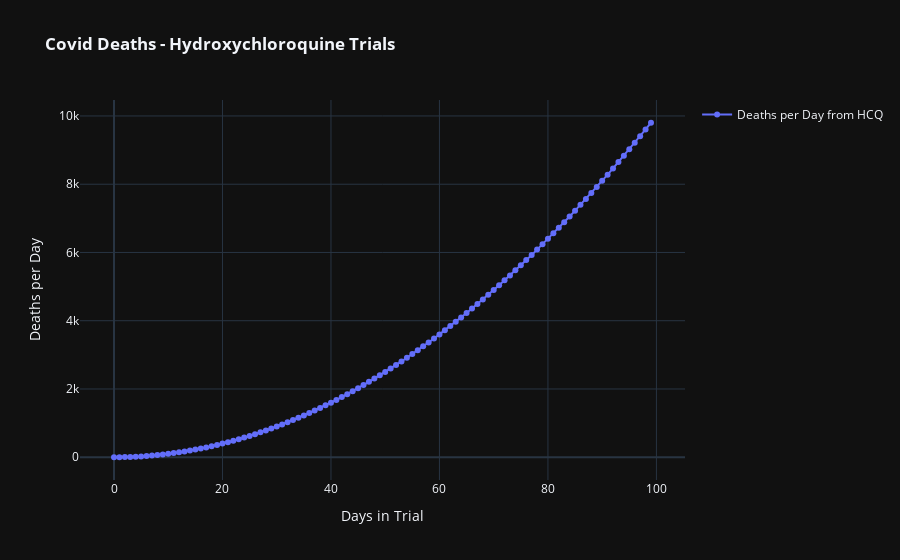

Notebook cell for this chart:
### Markdown cell above
# Plot fake data

### Code cell
#Fake plot it
x = np.arange(100)
fig = go.Figure(data=go.Scatter(x=x
                               , y=x**2
                               , mode="lines+markers"
                               , text=x
                               , showlegend=True
                               , name="Deaths per Day from HCQ"))
fig.update_layout(title_text="<b>Covid Deaths - Hydroxychloroquine Trials</b>"
                 , template="plotly_dark")
fig.update_xaxes(title_text='Days in Trial')
fig.update_yaxes(title_text='Deaths per Day')
fig.show()

### Figure 1 — Plotly figure (JSON) as saved in the notebook; plotly's stock layout.template omitted (floating-point values rounded to 4 significant figures)
{"data": [{"mode": "lines+markers", "name": "Deaths per Day from HCQ", "showlegend": true, "text": [0, 1, 2, 3, 4, 5, 6, 7, 8, 9, 10, 11, 12, 13, 14, 15, 16, 17, 18, 19, 20, 21, 22, 23, 24, 25, 26, 27, 28, 29, 30, 31, 32, 33, 34, 35, 36, 37, 38, 39, 40, 41, 42, 43, 44, 45, 46, 47, 48, 49, 50, 51, 52, 53, 54, 55, 56, 57, 58, 59, 60, 61, 62, 63, 64, 65, 66, 67, 68, 69, 70, 71, 72, 73, 74, 75, 76, 77, 78, 79, 80, 81, 82, 83, 84, 85, 86, 87, 88, 89, 90, 91, 92, 93, 94, 95, 96, 97, 98, 99], "type": "scatter", "x": [0, 1, 2, 3, 4, 5, 6, 7, 8, 9, 10, 11, 12, 13, 14, 15, 16, 17, 18, 19, 20, 21, 22, 23, 24, 25, 26, 27, 28, 29, 30, 31, 32, 33, 34, 35, 36, 37, 38, 39, 40, 41, 42, 43, 44, 45, 46, 47, 48, 49, 50, 51, 52, 53, 54, 55, 56, 57, 58, 59, 60, 61, 62, 63, 64, 65, 66, 67, 68, 69, 70, 71, 72, 73, 74, 75, 76, 77, 78, 79, 80, 81, 82, 83, 84, 85, 86, 87, 88, 89, 90, 91, 92, 93, 94, 95, 96, 97, 98, 99], "y": [0, 1, 4, 9, 16, 25, 36, 49, 64, 81, 100, 121, 144, 169, 196, 225, 256, 289, 324, 361, 400, 441, 484, 529, 576, 625, 676, 729, 784, 841, 900, 961, 1024, 1089, 1156, 1225, 1296, 1369, 1444, 1521, 1600, 1681, 1764, 1849, 1936, 2025, 2116, 2209, 2304, 2401, 2500, 2601, 2704, 2809, 2916, 3025, 3136, 3249, 3364, 3481, 3600, 3721, 3844, 3969, 4096, 4225, 4356, 4489, 4624, 4761, 4900, 5041, 5184, 5329, 5476, 5625, 5776, 5929, 6084, 6241, 6400, 6561, 6724, 6889, 7056, 7225, 7396, 7569, 7744, 7921, 8100, 8281, 8464, 8649, 8836, 9025, 9216, 9409, 9604, 9801]}], "layout": {"title": {"text": "<b>Covid Deaths - Hydroxychloroquine Trials</b>"}, "xaxis": {"title": {"text": "Days in Trial"}}, "yaxis": {"title": {"text": "Deaths per Day"}}}}
